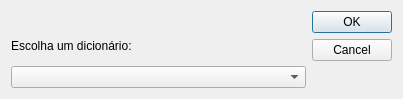
<?xml version="1.0" encoding="UTF-8"?>
<ui version="4.0">
 <class>DialogChooseDict</class>
 <widget class="QDialog" name="DialogChooseDict">
  <property name="geometry">
   <rect>
    <x>0</x>
    <y>0</y>
    <width>403</width>
    <height>99</height>
   </rect>
  </property>
  <property name="windowTitle">
   <string>Dicionários</string>
  </property>
  <layout class="QGridLayout" name="gridLayout">
   <item row="1" column="0">
    <layout class="QVBoxLayout" name="verticalLayout">
     <item>
      <widget class="QLabel" name="warn">
       <property name="sizePolicy">
        <sizepolicy hsizetype="Maximum" vsizetype="Maximum">
         <horstretch>0</horstretch>
         <verstretch>0</verstretch>
        </sizepolicy>
       </property>
       <property name="font">
        <font>
         <weight>75</weight>
         <italic>true</italic>
         <bold>true</bold>
        </font>
       </property>
       <property name="text">
        <string/>
       </property>
      </widget>
     </item>
     <item>
      <widget class="QLabel" name="label">
       <property name="text">
        <string>Escolha um dicionário:</string>
       </property>
      </widget>
     </item>
     <item>
      <widget class="QComboBox" name="dictionaries"/>
     </item>
    </layout>
   </item>
   <item row="1" column="1">
    <widget class="QDialogButtonBox" name="buttonBox">
     <property name="orientation">
      <enum>Qt::Vertical</enum>
     </property>
     <property name="standardButtons">
      <set>QDialogButtonBox::Cancel|QDialogButtonBox::Ok</set>
     </property>
    </widget>
   </item>
  </layout>
 </widget>
 <resources/>
 <connections>
  <connection>
   <sender>buttonBox</sender>
   <signal>accepted()</signal>
   <receiver>DialogChooseDict</receiver>
   <slot>accept()</slot>
   <hints>
    <hint type="sourcelabel">
     <x>248</x>
     <y>254</y>
    </hint>
    <hint type="destinationlabel">
     <x>157</x>
     <y>274</y>
    </hint>
   </hints>
  </connection>
  <connection>
   <sender>buttonBox</sender>
   <signal>rejected()</signal>
   <receiver>DialogChooseDict</receiver>
   <slot>reject()</slot>
   <hints>
    <hint type="sourcelabel">
     <x>316</x>
     <y>260</y>
    </hint>
    <hint type="destinationlabel">
     <x>286</x>
     <y>274</y>
    </hint>
   </hints>
  </connection>
 </connections>
</ui>
